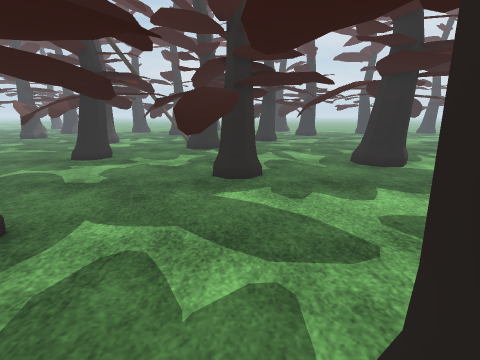
View 1 (above)

24 first-person views from a walk through a Unity game level. The camera is 1.3 m above the floor, tilts 14° down and sees 85° across. The floor is counted in squares, 0.5 m on a side. Each view is taken from the middle of a square. On the plan, view 1 faces up. The plan holds only what a view shows up to about 18 squares ahead; the rest is blank. The place goes on beyond the plan. The player character is not drawn. Some surface patterns are stand-ins.

View 2
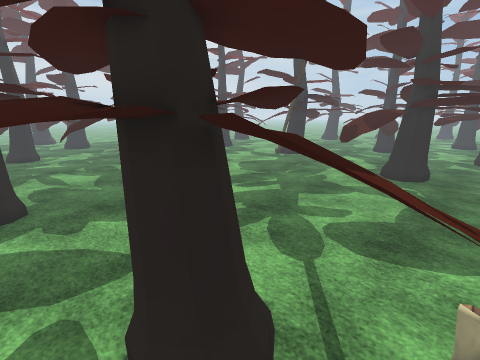

View 3
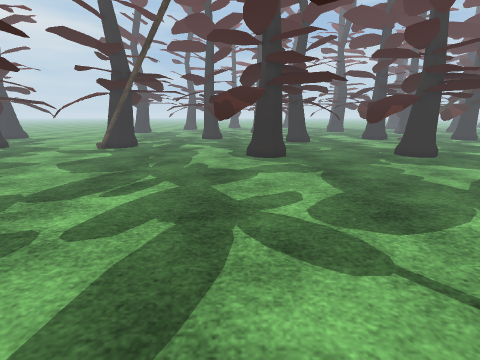

View 4
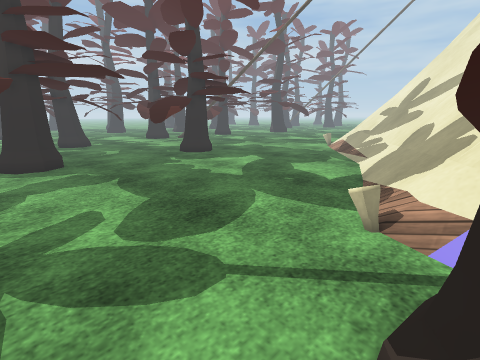

View 5
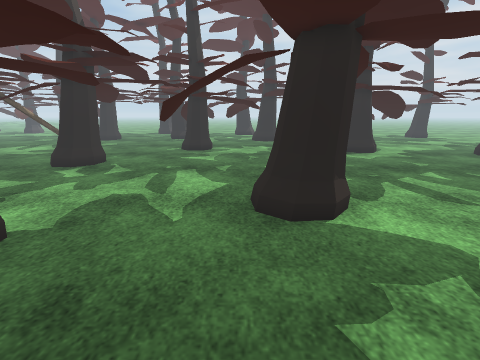

View 6
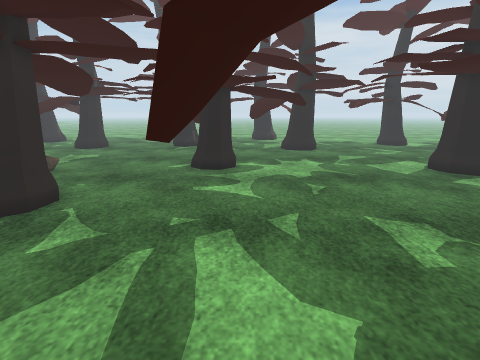

View 7
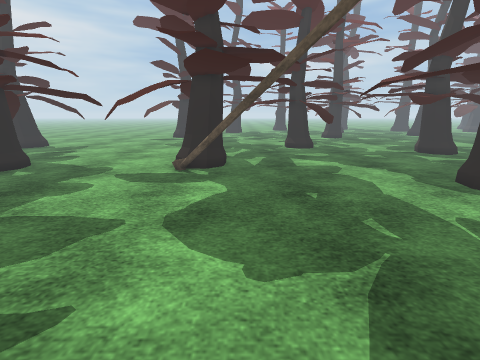

View 8
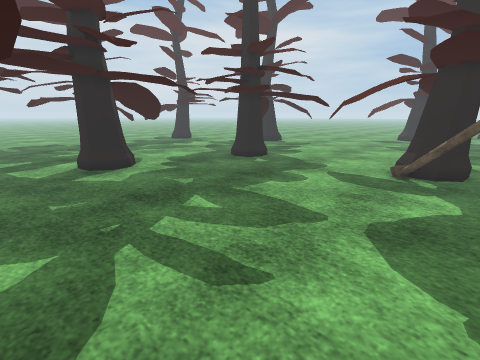

View 9
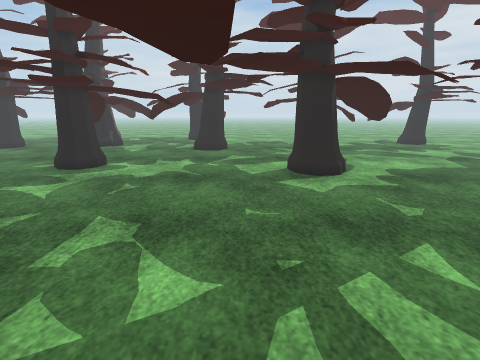

View 10
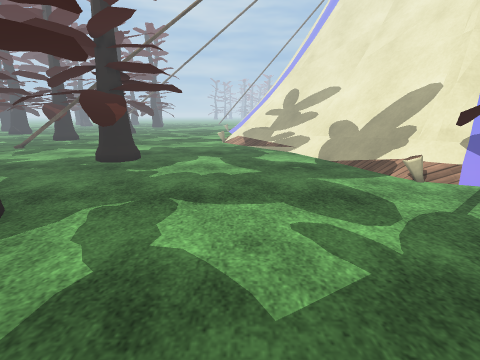

View 11
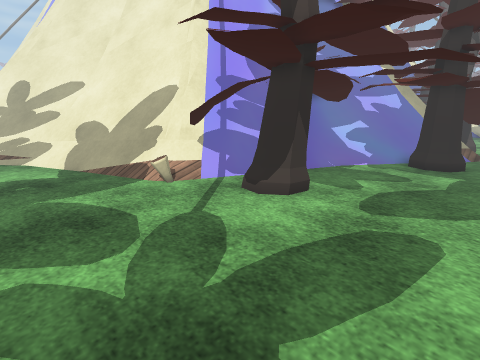

View 12
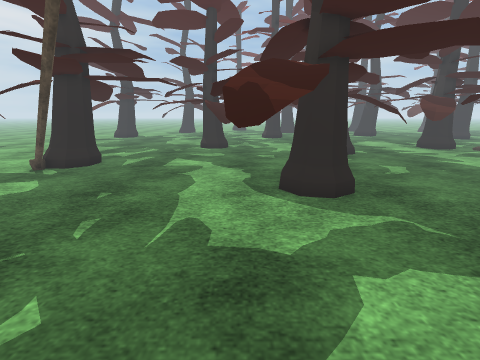

View 13
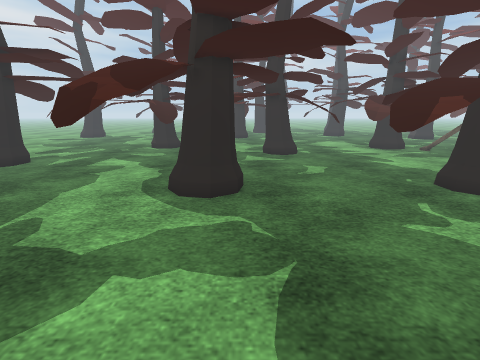

View 14
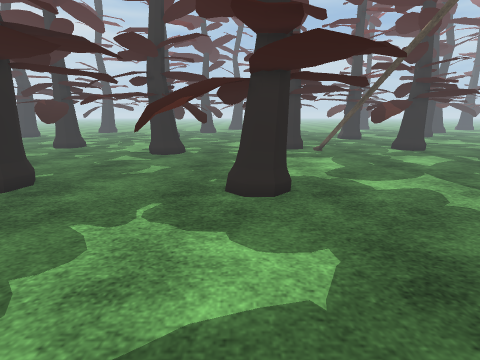

View 15
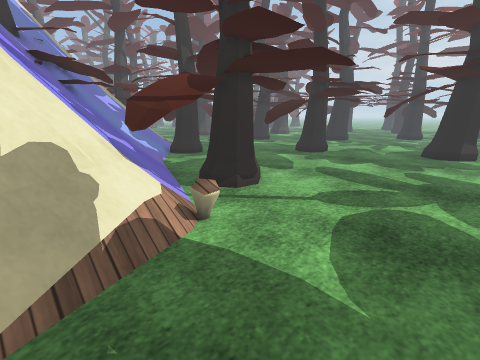

View 16
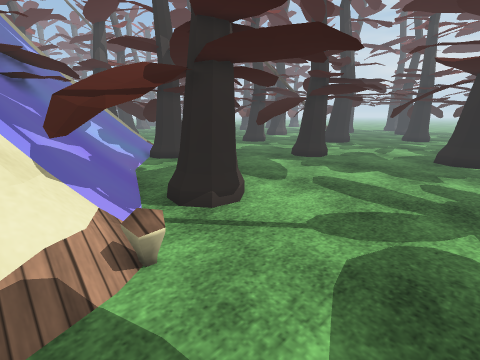

View 17
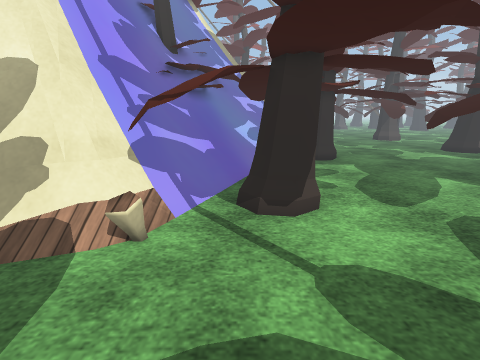

View 18
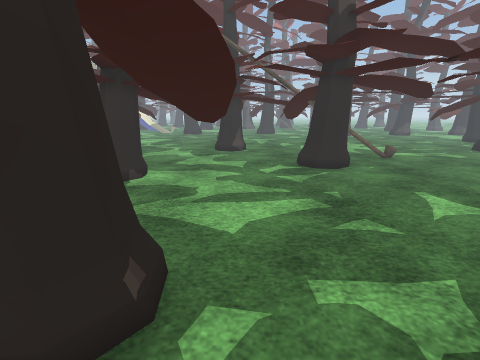

View 19
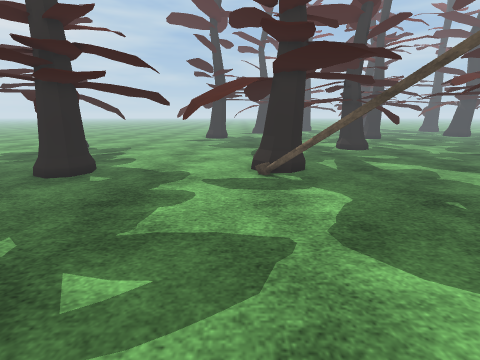

View 20
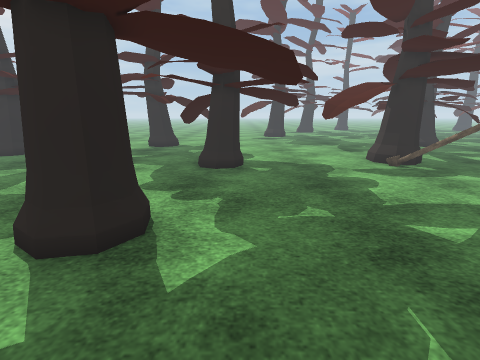

View 21
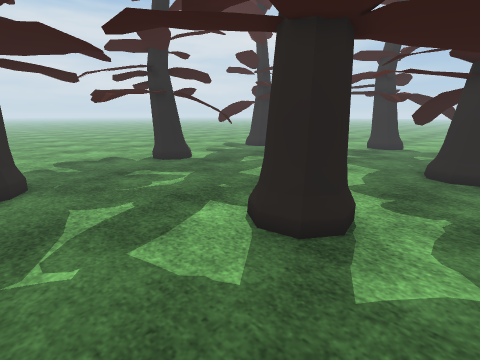

View 22
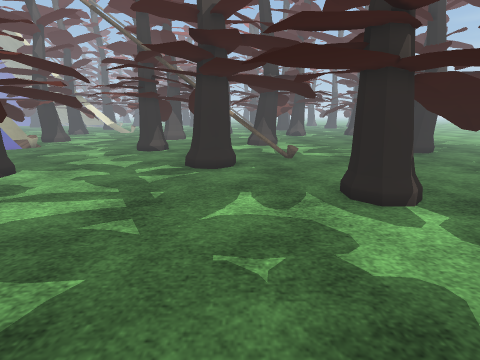

View 23
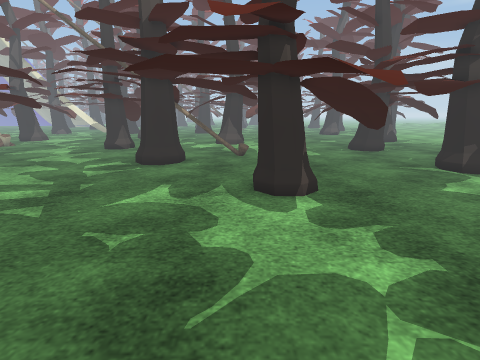

View 24
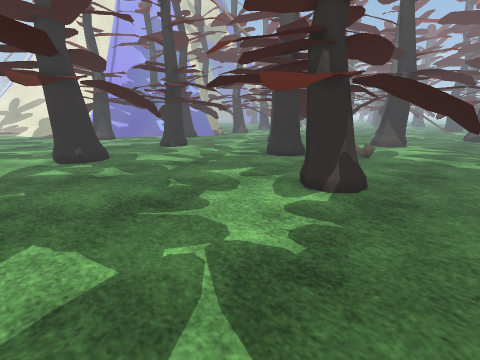

### Floor plan
Key: @ floor where view 1 was taken; # wall or solid block; x gap in a wall; . floor; / step, stairs or slope; = window, fence, low wall or low ledge; ^ raised ledge; T thing the floor can be seen under or through; O other object.
Columns run from 7 left of view 1 to 28 right of it. Each row starts with its distance up from view 1.
 32 .........x..##....................
 31 ........TT .........................
 30 ........^  .........................
 29 ........ TT... ......... #..........
 28 .........TTT.. .......   #........ .
 27 .........TTT........##  ............
 26 ..O.................###=.......  #..
 25 .==..................##......##   ..
 24 .==..........................## ....
 23 .#..=........................##=....
 22  #. ##..............................
 21 # .###.......................... ...
 20 # ..=........................... ...
 19 ..............................  ....
 18 ............................. TT....
 17 .............................  .....
 16 ...........T .......................
 15 ...........T TT##............T###...
 14 ...  ........ T##...........T ###...
 13 ...  .........==...........TT.###...
 12 ......###.................TT........
 11 ......##=...........................
 10 .....   ............................
  9 .. ..^^^............................
  8 .....##.............................
  7 ...................................#
  6 =#.................................#
  5  ##....................TT...........
  4  ##....................TT...........
  3  /......................TTTT........
  2 ^ /.....###..............TTT.... ...
  1 ^ // ...###...............##.... ...
  0 ^//// /@.##.........................
 -1   ^^/////###.......................#
 -2    ^=////^^#O......................#
 -3    ##===#==//....................  #
 -4       ####=//............T^......#
 -5         ###///...........T ......#^.
 -6           ////...........  .... ....
 -7            ///............TT... ....
 -8           ##///...........##.......#
 -9            ##//...........# .......#
-10            ##///....................
-11             ##//....................
-12             ###//...  ..............

Positions as (right, up) in squares from view 1, and headings:
1: (0, 0), facing up
2: (0, -2), facing up-right
3: (2, 4), facing right
4: (3, 4), facing down-right
5: (6, 7), facing up
6: (4, 14), facing up
7: (10, 12), facing right
8: (10, 12), facing up-right
9: (11, 14), facing up
10: (12, 8), facing down
11: (10, 7), facing down-left
12: (10, 5), facing right
13: (10, 1), facing right
14: (10, -7), facing right
15: (10, -6), facing up-left
16: (9, -4), facing up-left
17: (10, 0), facing left
18: (11, 17), facing left
19: (11, 16), facing right
20: (9, 23), facing right
21: (9, 23), facing up-right
22: (11, 23), facing left
23: (12, 26), facing left
24: (12, 32), facing down-left
